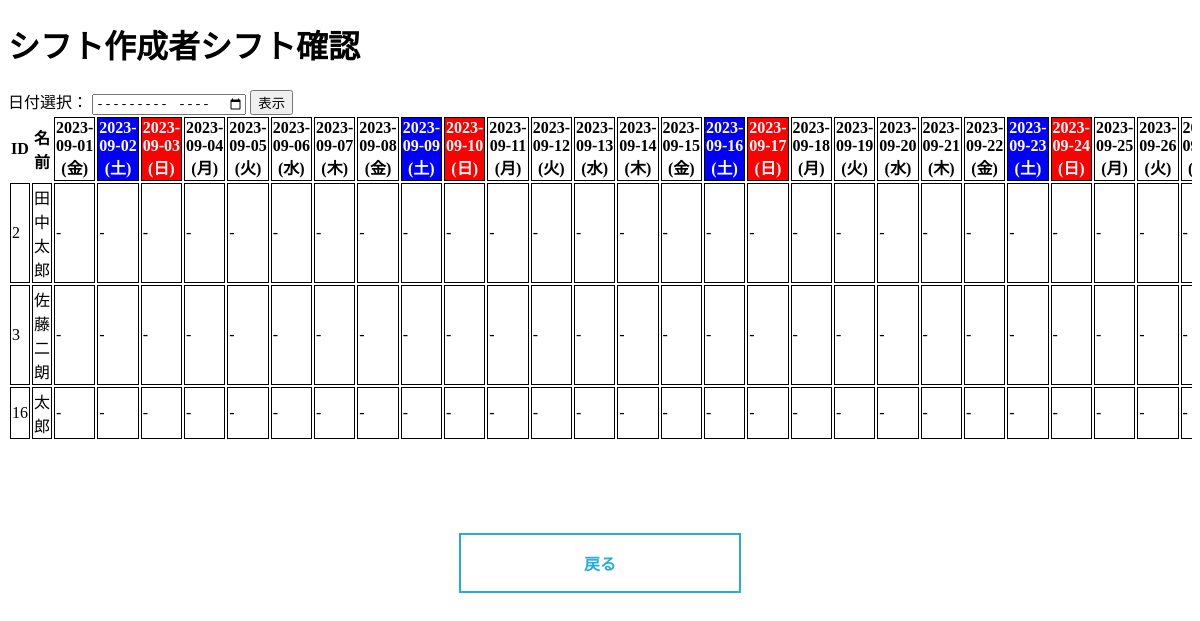
The page /12.php on the database its author committed.
### tables this page shows
CREATE TABLE `arubaito_table` (
  `バイトID` int(11) NOT NULL AUTO_INCREMENT,
  `名前` varchar(30) DEFAULT NULL,
  `電話番号` varchar(30) DEFAULT NULL,
  `時給` decimal(8,0) NOT NULL,
  PRIMARY KEY (`バイトID`)
);

### 12.php (the view, shortened to what this page needs)
<!DOCTYPE html>
<html lang="ja">
<head>
    <link rel="stylesheet" href="1.css">
</head>
<body>
    <h1>シフト作成者シフト確認</h1>
    <form method="GET" action="12.php">
        <label for="date">日付選択：</label>
        <input type="month" name="date" id="date" value="<?php echo isset($_GET['date']) ? $_GET['date'] : ''; ?>">
        <input type="submit" value="表示">
    </form>
    <?php
    require_once("db.php");
    $stmt = $db->query("SELECT * FROM arubaito_table");
    $staff_data = $stmt->fetchAll(PDO::FETCH_ASSOC);
    $start_date = null;
    if (isset($_GET['date'])) {
        $selected_date = new DateTime($_GET['date']);
        $start_date = clone $selected_date;
        $start_date->modify('first day of this month');
    } else {
        $current_date = new DateTime();
        $start_date = clone $current_date;
        $start_date->modify('first day of this month');
    }
    $end_date = clone $start_date;
    $end_date->modify('last day of this month');
    $weekdays = ['日', '月', '火', '水', '木', '金', '土'];
    echo "<div class='shift-table'>";
    echo "<table>";
    echo "<thead class='fixed-header'>";
    echo "<tr><th class='fixed-column'>ID</th><th class='fixed-column'>名前</th>";
    $current_date = clone $start_date;
    while ($current_date <= $end_date) {
        $date = $current_date->format('Y-m-d');
        $weekday = $weekdays[$current_date->format('w')];
        $cell_style = '';
        if ($weekday === '土') {
            $cell_style = 'background-color: blue; color: white;';
        } elseif ($weekday === '日') {
            $cell_style = 'background-color: red; color: white;';
        }
        echo "<th style='border: 1px solid black; $cell_style'>$date ($weekday)</th>";
        $current_date->add(new DateInterval('P1D'));
    }
    echo "</tr>";
    echo "</thead>";
    echo "<tbody>";
    foreach ($staff_data as $staff) {
        $id = $staff['バイトID'];
        $name = $staff['名前'];
        echo "<tr>";
        echo "<td class='fixed-column' style='border: 1px solid black;'>$id</td>";
        echo "<td class='fixed-column' style='border: 1px solid black;'>$name</td>";
        $current_date = clone $start_date;
        while ($current_date <= $end_date) {
            $date = $current_date->format('Y-m-d');
            $stmt = $db->prepare("SELECT TIME_FORMAT(開始, '%H:%i') AS 開始, TIME_FORMAT(終了, '%H:%i') AS 終了 FROM revised_sihuto_table WHERE バイトID = ? AND 日付 = ?");
            $stmt->execute([$id, $date]);
            $shift_data = $stmt->fetch(PDO::FETCH_ASSOC);
            $start_time = isset($shift_data['開始']) ? $shift_data['開始'] : '';
            $end_time = isset($shift_data['終了']) ? $shift_data['終了'] : '';
            echo "<td style='border: 1px solid black;'>$start_time - $end_time</td>";
            $current_date->add(new DateInterval('P1D'));
        }
        echo "</tr>";
    }
    echo "</tbody>";
    echo "</table>";
    echo "</div>";
    ?>
    <br>
    <a href="1.php" class="btn_01">
        <span class="vertical-text">戻る</span>
    </a>
</body>
</html>

### 1.css (style rules this page uses)
a.btn_01 { display: block; text-align: center; vertical-align: middle; text-decoration: none; width: 150px; margin: auto; padding: 1rem 4rem; font-weight: bold; border: 2px solid #27acd9; color: #27acd9; transition: 0.5s; }

### 12.php (style rules this page uses)
.fixed-header { position: sticky; top: 0; background-color: white; z-index: 1; }
.shift-table { overflow: auto; height: 400px; }
.fixed-column { position: sticky; left: 0; background-color: white; z-index: 1; }

### rows shown on the page
arubaito_table: バイトID "2", 名前 "田中太郎"
arubaito_table: バイトID "3", 名前 "佐藤二朗"
arubaito_table: バイトID "16", 名前 "太郎"

### other values the page prints
$date "2023-09-01"
$weekday "金"
$date "2023-09-02"
$weekday "土"
$date "2023-09-03"
$weekday "日"
$date "2023-09-04"
$weekday "月"
$date "2023-09-05"
$weekday "火"
$date "2023-09-06"
$weekday "水"
$date "2023-09-07"
$weekday "木"
$date "2023-09-08"
